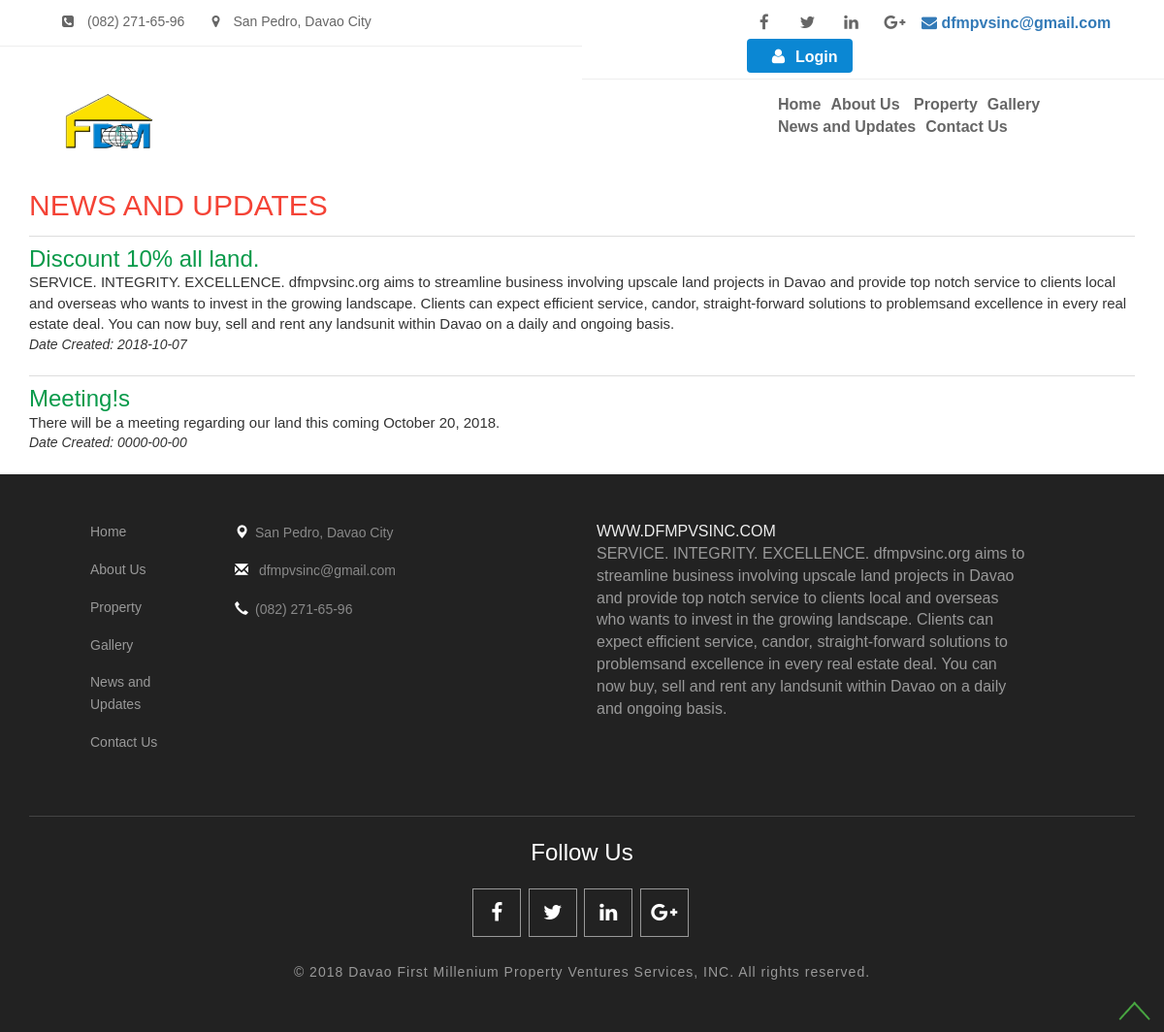
Page /news.php on the committed database.
### tables this page shows
CREATE TABLE IF NOT EXISTS `aboutdetails` (
  `id` int(11) NOT NULL AUTO_INCREMENT,
  `address` varchar(50) NOT NULL,
  `cell_number` varchar(20) NOT NULL,
  `phone_number` varchar(20) NOT NULL,
  `fb_link` varchar(40) NOT NULL,
  `twitter_link` varchar(40) NOT NULL,
  `in_link` varchar(40) NOT NULL,
  `gplus_link` varchar(40) NOT NULL,
  `email_address` varchar(40) NOT NULL,
  `short_article` varchar(2000) NOT NULL,
  `full_article` varchar(5000) NOT NULL,
  `services` varchar(2000) NOT NULL,
  PRIMARY KEY (`id`)
);

CREATE TABLE IF NOT EXISTS `news_updates` (
  `id` int(255) NOT NULL AUTO_INCREMENT,
  `news_title` varchar(255) NOT NULL,
  `news_description` varchar(1000) NOT NULL,
  `news_created` date NOT NULL,
  PRIMARY KEY (`id`)
);

### news.php (the view, shortened to what this page needs)
<?php
require_once 'core/database/connect2.php';
?>
<!DOCTYPE html>
<html>
<?php require_once 'head.php'; ?>
<body>
<div class="top-main" id="home">
<?php require_once 'header-top.php'; ?>
<?php require_once 'header-bottom.php'; ?>
</div>
<?php
								echo '<div class="about">';
								echo '<div class="container">';
								echo '<br/>';
								echo '<h2 class="w3title">NEWS AND UPDATES</h2>';
				$sql="SELECT * FROM `news_updates`";
				$result = mysqli_query($mysqli,$sql);
				if(mysqli_num_rows($result) > 0 ){
						while ($row = mysqli_fetch_assoc($result)){
								echo '<div style="border-top: 1px solid #ddd;";>';
								echo '<h3 style="margin-top: 10px;color: #099a4a;">'.$row['news_title'].'</h3>';
								echo '<p style="font-size: 15px;">'.$row['news_description'].'</p>';
								echo '<i><p>Date Created: '.$row['news_created'].'</p></i>';
								echo '</div>';
								echo '<br/>';
				}
			}
								echo '</div>';
								echo '</div>';
?>
<?php require_once 'footer.php'; ?>
<a href="#home" id="toTop" class="scroll" style="display: block;"> <span id="toTopHover" style="opacity: 1;"> </span></a>
 </body>
</html>

### header-top.php (shortened to what this page needs)
<div class="header-top">
				<?php
				$sql="SELECT * FROM `aboutdetails`";
				$result = mysqli_query($mysqli,$sql);
				if(mysqli_num_rows($result) > 0 ){
						while ($row = mysqli_fetch_assoc($result)){
						echo '<div class="w3l_header_left">';
						echo '<ul>';
						echo '<li><span class="fa fa-phone-square" aria-hidden="true"></span>'.$row['phone_number'].'</li>';
						echo '<li><span class="fa fa-map-marker" aria-hidden="true"></span>'.$row['address'].'</a></li>';
						echo '</ul>';
						echo '</div>';
						echo '<div class="w3l_header_right">';
						echo '<ul class="top-links">';
									echo '<li><a href="'.$row['fb_link'].'"><i class="fa fa-facebook"></i></a></li>';
									echo '<li><a href="'.$row['twitter_link'].'"><i class="fa fa-twitter"></i></a></li>';
									echo '<li><a href="'.$row['in_link'].'"><i class="fa fa-linkedin"></i></a></li>';
									echo '<li><a href="'.$row['gplus_link'].'"><i class="fa fa-google-plus"></i></a></li>';
									echo '<li><a href="mailto:'.$row['email_address'].'"><span class="fa fa-envelope" aria-hidden="true"></span> '.$row['email_address'].'</a></li>';
									echo '<li class="login-box"><a href="rems/login.php"><i class="fa fa-user"></i>Login</a></li>';
						 echo '</ul>';
						echo '</div>';
				}
				}else{
					echo "No data Found";
				}
				?>
</div>

### header-bottom.php (shortened to what this page needs)
<div class="header-top">
				<?php
				$sql="SELECT * FROM `aboutdetails`";
				$result = mysqli_query($mysqli,$sql);
				if(mysqli_num_rows($result) > 0 ){
						while ($row = mysqli_fetch_assoc($result)){
						echo '<div class="w3l_header_left" style="border:0;background: #fff">';
						echo '<ul>';
						echo '<li><a href="index.php" style="color: #000;"><img src="images/logo/logo5.png" style="width: 60%;"/></a></li>';
						echo '</ul>';
						echo '</div>';
						echo '<div class="w3l_header_right" style="border:0;margin-top: 10px;background: #fff;padding: 0.3em 0em 0.4em 12em;">';
						echo '<ul class="top-links">';
									echo '<li><a href="index.php" style="color: #666;">Home</a></li>';
									echo '<li><a href="aboutUs.php" style="color: #666;">About Us</a></li> ';
									echo '<li><a href="property.php" style="color: #666;">Property</a></li>';
									echo '<li><a href="gallery.php" style="color: #666;">Gallery</a></li>';
									echo '<li><a href="news.php" style="color: #666;">News and Updates</a></li>';
									echo '<li><a href="contactus.php" style="color: #666;">Contact Us</a></li>';
						echo '</ul>';
						echo '</div>';
				}
				}else{
					echo "No data Found";
				}
				?>
</div>

### footer.php (shortened to what this page needs)
<?php
				$sql="SELECT * FROM `aboutdetails`";
				$result = mysqli_query($mysqli,$sql);
				if(mysqli_num_rows($result) > 0 ){
				while ($row = mysqli_fetch_assoc($result)){
?>
<div class="contact-w3ls" id="contact">
		<div class="container">
			<div class="footer-grids w3-agileits">
				<div class="col-md-2 footer-grid">
				<ul>
						<li><a href="index.php">Home</a></li>
						<li><a href="aboutUs.php">About Us</a></li>
						<li><a href="property.php">Property</a></li>
						<li><a href="gallery.php">Gallery</a></li>
						<li><a href="news.php">News and Updates</a></li>
						<li><a href="contactus.php">Contact Us</a></li>
					</ul>
				</div>
				<div class="col-md-4 footer-grid">
					<p><span class="glyphicon glyphicon-map-marker" aria-hidden="true"></span><?php echo $row['address']; ?></p>
					<p><a href="mailto:contact@example.com"><span class="glyphicon glyphicon-envelope" aria-hidden="true"></span> <?php echo $row['email_address']; ?></a></p>
					<p><span class="glyphicon glyphicon-earphone" aria-hidden="true"></span><?php echo $row['phone_number']; ?></p>
				</div>
				<div class="col-md-5 footer-grid">
					<div class="footer-grid" style="color: #999;">
					<div style="color: #eee;">WWW.DFMPVSINC.COM</div>
					<?php echo $row['short_article'] ?>
					</div>
				</div>
				<div class="clearfix"> </div>
			</div>
			<h3 class="text-center follow">Follow <span>Us</span></h3>
				<ul class="social-icons1 agileinfo">
					<li><a href="<?php echo $row['fb_link']?>"><i class="fa fa-facebook"></i></a></li>
					<li><a href="<?php echo $row['twitter_link']?>"><i class="fa fa-twitter"></i></a></li>
					<li><a href="<?php echo $row['in_link']?>"><i class="fa fa-linkedin"></i></a></li>
					<li><a href="<?php echo $row['gplus_link']?>"><i class="fa fa-google-plus"></i></a></li>
				</ul>
				<div class="w3agile_footer_copy">
				    <p>© 2018 Davao First Millenium Property Ventures Services, INC. All rights reserved.</p>
			</div>
     </div>
</div>
<?php
		}
		}
?>

### css/style.css (style rules this page uses)
html, body { font-size: 100%; font-family: 'Calibri Light', sans-serif; background:#ffffff; margin:0px!important; }
.about { background: :#ddd; }
.about h2.w3title { margin-bottom: 0.5em; text-align:left; color: #f44336; }
p { margin:0; font-size:14px; }
h1,h2,h3,h4,h5,h6 { font-family: 'Calibri Light', sans-serif; margin:0; }
ul,label { margin:0; padding:0; }
body p { font-family: 'Calibri Light', sans-serif; }
input[type="submit"],.w3l_header_left ul li a,.related-post-right h4 a,.comments-grid-right h4 a,.reply a,.w3_single_grid_left_grid ul li a,ul.contact_info li a,.w3ls_services_bottom_grid_grid_pos,.footer-copy p a,.w3l_services_grid h4 a,.agileinfo_footer_grid ul li a,.wthree_service_breadcrumb_left ul li a { transition: .5s ease-in; -webkit-transition: .5s ease-in; -moz-transition: .5s ease-in; -o-transition: .5s ease-in; -ms-transition: .5s ease-in; }
.top-main { position:relative; }
.w3l_header_left { float: left; padding: 0.7em 0 0.8em 4em; width: 50%; background: #fff; border-bottom:1px solid #eee; }
.w3l_header_left ul li { display:inline-block; margin-right:2em; font-size:14px; color:#666; }
.w3l_header_left ul li span { padding-right: 1em; color: #666; }
.w3l_header_left ul li a { color: #666; text-decoration: none; }
.w3l_header_right { float: right; width: 50%; background: #fff; border-bottom:1px solid #eee; padding: 0.3em 0em 0.4em 10em; font-size: 16px; font-weight: bold; }
ul.top-links li { margin-left: 10px; display: inline-block; color: #fff; }
ul.top-links li a i.fa { color: #666; background-color: #fff; width: 35px; height: 35px; font-size: 17px; border-radius: 50%; -webkit-border-radius: 50%; -moz-border-radius: 50%; -o-border-radius: 50%; -ms-border-radius: 50%; line-height: 36px; text-align: center; transition: all 0.5s ease-in-out; -webkit-transition: all 0.5s ease-in-out; -moz-transition: all 0.5s ease-in-out; -o-transition: all 0.5s ease-in-out; -ms-transition: all 0.5s ease-in-out; }
#contact { background: #222; padding: 4em 0; }
.contact-w3ls ul.social-icons1 { list-style: none; margin: 1.5em auto; text-align: center; }
.contact-w3ls ul.social-icons1 li { display:inline-block; margin-right:3px; }
.contact-w3ls ul.social-icons1 li a { text-dec#f44336tion:none; font-size:16px; color:#000; }
.contact-w3ls ul.social-icons1 li a i.fa { font-size: 21px; line-height: 48px; width: 50px; height: 50px; border: 1px solid #999; text-align: center; background-color: transparent; transition: all 0.5s ease-in-out; -webkit-transition: all 0.5s ease-in-out; -moz-transition: all 0.5s ease-in-out; -o-transition: all 0.5s ease-in-out; -ms-transition: all 0.5s ease-in-out; color: #fff; }
.footer-grid p { color:#898989; font-size:14px; margin:0; line-height:1.8em; text-align: left; }
.footer-grid p a { color:#898989; display:block; margin:1em 0; text-align: left; }
h3.follow { color: #fff; margin: 2em 0 0 0; border-top: 1px solid #444; padding-top: 1em; }
.footer-grid ul li { color: #fff; margin: 0 0 1em; background:url(../images/img-sp.png) no-repeat -80px -132px; list-style-type: none; padding-left: 3em; }
.footer-grid ul li a { font-size:14px; color:#999; text-dec#f44336tion:none; }
.footer-grid { text-align: left; }
.footer-grid p span { padding-left: 1em; left: -.5em; color:#fff; }
.w3agile_footer_copy p { color: #999; line-height: 1.8em; text-align:center; letter-spacing: 1px; }
#toTop { display: none; text-dec#f44336tion: none; position: fixed; bottom: 10px; right: 10px; overflow: hidden; width: 40px; height: 22px; border: none; text-indent: 100%; background: url(../images/move-top.png) no-repeat 0px 0px; }
@media (max-width:1366px) { #contact { padding: 3em 0; } }
.login-box { padding: 0px 15px; border-radius: 4px; background: #0b87d3; }
.login-box a { color: #fff; }
ul.top-links li.login-box a i.fa { background-color: transparent; color:#fff; }
* { box-sizing: border-box; }
img { vertical-align: middle; }
.container { position: relative; }

### rows in the picture
aboutdetails: phone_number "(082) 271-65-96", address "San Pedro, Davao City", email_address "dfmpvsinc@gmail.com", short_article "SERVICE. INTEGRITY. EXCELLENCE. dfmpvsinc.org aims to streamline business involving upscale land projects in Davao and provide top notch service to clients local and overseas who wants to invest in the growing landscape. Clients can expect efficient service, candor, straight-forward solutions to problemsand excellence in every real estate deal. You can now buy, sell and rent any landsunit within Davao on a daily and ongoing basis."
news_updates: news_title "Discount 10% all land.", news_description "SERVICE. INTEGRITY. EXCELLENCE. dfmpvsinc.org aims to streamline business involving upscale land projects in Davao and provide top notch service to clients local and overseas who wants to invest in the growing landscape. Clients can expect efficient service, candor, straight-forward solutions to problemsand excellence in every real estate deal. You can now buy, sell and rent any landsunit within Davao on a daily and ongoing basis.", news_created "2018-10-07"
news_updates: news_title "Meeting!s", news_description "There will be a meeting regarding our land this coming October 20, 2018.", news_created "0000-00-00"
